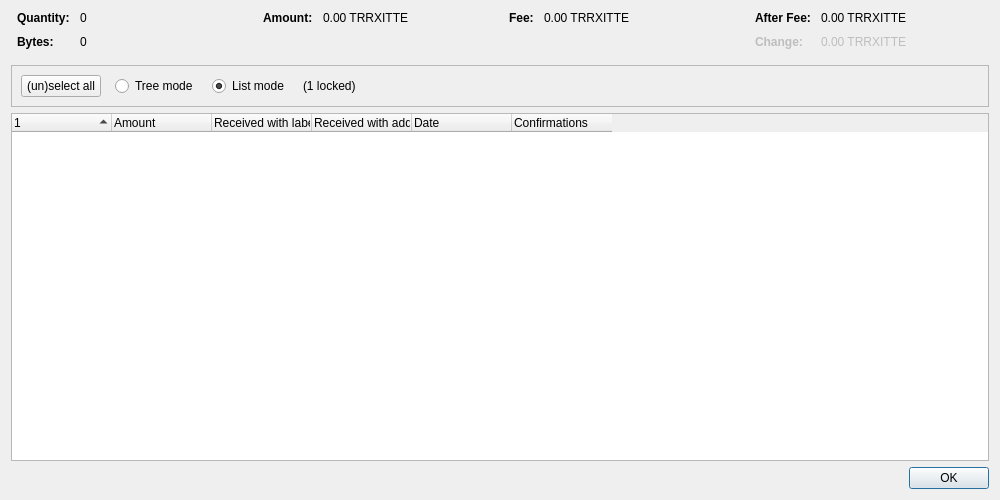
<?xml version="1.0" encoding="UTF-8"?>
<ui version="4.0">
 <class>CoinControlDialog</class>
 <widget class="QDialog" name="CoinControlDialog">
  <property name="geometry">
   <rect>
    <x>0</x>
    <y>0</y>
    <width>1000</width>
    <height>500</height>
   </rect>
  </property>
  <property name="windowTitle">
   <string>Coin Selection</string>
  </property>
  <layout class="QVBoxLayout" name="verticalLayout">
   <item>
    <layout class="QHBoxLayout" name="horizontalLayoutTop" stretch="0,0,0,0">
     <property name="topMargin">
      <number>0</number>
     </property>
     <property name="bottomMargin">
      <number>10</number>
     </property>
     <item>
      <layout class="QFormLayout" name="formLayoutCoinControl1">
       <property name="labelAlignment">
        <set>Qt::AlignLeft|Qt::AlignVCenter</set>
       </property>
       <property name="horizontalSpacing">
        <number>10</number>
       </property>
       <property name="verticalSpacing">
        <number>10</number>
       </property>
       <property name="leftMargin">
        <number>6</number>
       </property>
       <property name="rightMargin">
        <number>6</number>
       </property>
       <item row="0" column="0">
        <widget class="QLabel" name="labelCoinControlQuantityText">
         <property name="font">
          <font>
           <weight>75</weight>
           <bold>true</bold>
          </font>
         </property>
         <property name="text">
          <string>Quantity:</string>
         </property>
        </widget>
       </item>
       <item row="0" column="1">
        <widget class="QLabel" name="labelCoinControlQuantity">
         <property name="cursor">
          <cursorShape>IBeamCursor</cursorShape>
         </property>
         <property name="contextMenuPolicy">
          <enum>Qt::ActionsContextMenu</enum>
         </property>
         <property name="text">
          <string notr="true">0</string>
         </property>
         <property name="textInteractionFlags">
          <set>Qt::LinksAccessibleByMouse|Qt::TextSelectableByKeyboard|Qt::TextSelectableByMouse</set>
         </property>
        </widget>
       </item>
       <item row="1" column="0">
        <widget class="QLabel" name="labelCoinControlBytesText">
         <property name="font">
          <font>
           <weight>75</weight>
           <bold>true</bold>
          </font>
         </property>
         <property name="text">
          <string>Bytes:</string>
         </property>
        </widget>
       </item>
       <item row="1" column="1">
        <widget class="QLabel" name="labelCoinControlBytes">
         <property name="cursor">
          <cursorShape>IBeamCursor</cursorShape>
         </property>
         <property name="contextMenuPolicy">
          <enum>Qt::ActionsContextMenu</enum>
         </property>
         <property name="text">
          <string notr="true">0</string>
         </property>
         <property name="textInteractionFlags">
          <set>Qt::LinksAccessibleByMouse|Qt::TextSelectableByKeyboard|Qt::TextSelectableByMouse</set>
         </property>
        </widget>
       </item>
      </layout>
     </item>
     <item>
      <layout class="QFormLayout" name="formLayoutCoinControl2">
       <property name="horizontalSpacing">
        <number>10</number>
       </property>
       <property name="verticalSpacing">
        <number>10</number>
       </property>
       <property name="leftMargin">
        <number>6</number>
       </property>
       <property name="rightMargin">
        <number>6</number>
       </property>
       <item row="0" column="0">
        <widget class="QLabel" name="labelCoinControlAmountText">
         <property name="font">
          <font>
           <weight>75</weight>
           <bold>true</bold>
          </font>
         </property>
         <property name="text">
          <string>Amount:</string>
         </property>
        </widget>
       </item>
       <item row="0" column="1">
        <widget class="QLabel" name="labelCoinControlAmount">
         <property name="cursor">
          <cursorShape>IBeamCursor</cursorShape>
         </property>
         <property name="contextMenuPolicy">
          <enum>Qt::ActionsContextMenu</enum>
         </property>
         <property name="text">
          <string notr="true">0.00 TRRXITTE</string>
         </property>
         <property name="textInteractionFlags">
          <set>Qt::LinksAccessibleByMouse|Qt::TextSelectableByKeyboard|Qt::TextSelectableByMouse</set>
         </property>
        </widget>
       </item>
      </layout>
     </item>
     <item>
      <layout class="QFormLayout" name="formLayoutCoinControl3">
       <property name="horizontalSpacing">
        <number>10</number>
       </property>
       <property name="verticalSpacing">
        <number>10</number>
       </property>
       <property name="leftMargin">
        <number>6</number>
       </property>
       <property name="rightMargin">
        <number>6</number>
       </property>
       <item row="0" column="0">
        <widget class="QLabel" name="labelCoinControlFeeText">
         <property name="font">
          <font>
           <weight>75</weight>
           <bold>true</bold>
          </font>
         </property>
         <property name="text">
          <string>Fee:</string>
         </property>
        </widget>
       </item>
       <item row="0" column="1">
        <widget class="QLabel" name="labelCoinControlFee">
         <property name="cursor">
          <cursorShape>IBeamCursor</cursorShape>
         </property>
         <property name="contextMenuPolicy">
          <enum>Qt::ActionsContextMenu</enum>
         </property>
         <property name="text">
          <string notr="true">0.00 TRRXITTE</string>
         </property>
         <property name="textInteractionFlags">
          <set>Qt::LinksAccessibleByMouse|Qt::TextSelectableByKeyboard|Qt::TextSelectableByMouse</set>
         </property>
        </widget>
       </item>
      </layout>
     </item>
     <item>
      <layout class="QFormLayout" name="formLayoutCoinControl4">
       <property name="labelAlignment">
        <set>Qt::AlignLeft|Qt::AlignVCenter</set>
       </property>
       <property name="horizontalSpacing">
        <number>10</number>
       </property>
       <property name="verticalSpacing">
        <number>10</number>
       </property>
       <property name="leftMargin">
        <number>6</number>
       </property>
       <property name="rightMargin">
        <number>6</number>
       </property>
       <item row="0" column="0">
        <widget class="QLabel" name="labelCoinControlAfterFeeText">
         <property name="font">
          <font>
           <weight>75</weight>
           <bold>true</bold>
          </font>
         </property>
         <property name="text">
          <string>After Fee:</string>
         </property>
        </widget>
       </item>
       <item row="0" column="1">
        <widget class="QLabel" name="labelCoinControlAfterFee">
         <property name="cursor">
          <cursorShape>IBeamCursor</cursorShape>
         </property>
         <property name="contextMenuPolicy">
          <enum>Qt::ActionsContextMenu</enum>
         </property>
         <property name="text">
          <string notr="true">0.00 TRRXITTE</string>
         </property>
         <property name="textInteractionFlags">
          <set>Qt::LinksAccessibleByMouse|Qt::TextSelectableByKeyboard|Qt::TextSelectableByMouse</set>
         </property>
        </widget>
       </item>
       <item row="1" column="0">
        <widget class="QLabel" name="labelCoinControlChangeText">
         <property name="enabled">
          <bool>false</bool>
         </property>
         <property name="font">
          <font>
           <weight>75</weight>
           <bold>true</bold>
          </font>
         </property>
         <property name="text">
          <string>Change:</string>
         </property>
        </widget>
       </item>
       <item row="1" column="1">
        <widget class="QLabel" name="labelCoinControlChange">
         <property name="enabled">
          <bool>false</bool>
         </property>
         <property name="cursor">
          <cursorShape>IBeamCursor</cursorShape>
         </property>
         <property name="contextMenuPolicy">
          <enum>Qt::ActionsContextMenu</enum>
         </property>
         <property name="text">
          <string notr="true">0.00 TRRXITTE</string>
         </property>
         <property name="textInteractionFlags">
          <set>Qt::LinksAccessibleByMouse|Qt::TextSelectableByKeyboard|Qt::TextSelectableByMouse</set>
         </property>
        </widget>
       </item>
      </layout>
     </item>
    </layout>
   </item>
   <item>
    <widget class="QFrame" name="frame">
     <property name="minimumSize">
      <size>
       <width>0</width>
       <height>40</height>
      </size>
     </property>
     <property name="frameShape">
      <enum>QFrame::StyledPanel</enum>
     </property>
     <property name="frameShadow">
      <enum>QFrame::Sunken</enum>
     </property>
     <layout class="QHBoxLayout" name="horizontalLayout">
      <item>
       <layout class="QHBoxLayout" name="horizontalLayoutPanel" stretch="0,0,0,0,0">
        <property name="spacing">
         <number>14</number>
        </property>
        <item>
         <widget class="QPushButton" name="pushButtonSelectAll">
          <property name="sizePolicy">
           <sizepolicy hsizetype="Maximum" vsizetype="Fixed">
            <horstretch>0</horstretch>
            <verstretch>0</verstretch>
           </sizepolicy>
          </property>
          <property name="text">
           <string>(un)select all</string>
          </property>
          <property name="autoDefault">
           <bool>false</bool>
          </property>
         </widget>
        </item>
        <item>
         <widget class="QRadioButton" name="radioTreeMode">
          <property name="sizePolicy">
           <sizepolicy hsizetype="Maximum" vsizetype="Fixed">
            <horstretch>0</horstretch>
            <verstretch>0</verstretch>
           </sizepolicy>
          </property>
          <property name="text">
           <string>Tree mode</string>
          </property>
         </widget>
        </item>
        <item>
         <widget class="QRadioButton" name="radioListMode">
          <property name="sizePolicy">
           <sizepolicy hsizetype="Maximum" vsizetype="Fixed">
            <horstretch>0</horstretch>
            <verstretch>0</verstretch>
           </sizepolicy>
          </property>
          <property name="text">
           <string>List mode</string>
          </property>
          <property name="checked">
           <bool>true</bool>
          </property>
         </widget>
        </item>
        <item>
         <widget class="QLabel" name="labelLocked">
          <property name="text">
           <string notr="true">(1 locked)</string>
          </property>
         </widget>
        </item>
        <item>
         <spacer name="horizontalSpacer">
          <property name="orientation">
           <enum>Qt::Horizontal</enum>
          </property>
          <property name="sizeHint" stdset="0">
           <size>
            <width>40</width>
            <height>20</height>
           </size>
          </property>
         </spacer>
        </item>
       </layout>
      </item>
     </layout>
    </widget>
   </item>
   <item>
    <widget class="CoinControlTreeWidget" name="treeWidget">
     <property name="contextMenuPolicy">
      <enum>Qt::CustomContextMenu</enum>
     </property>
     <property name="sortingEnabled">
      <bool>false</bool>
     </property>
     <property name="columnCount">
      <number>6</number>
     </property>
     <attribute name="headerShowSortIndicator" stdset="0">
      <bool>true</bool>
     </attribute>
     <attribute name="headerStretchLastSection">
      <bool>false</bool>
     </attribute>
     <column>
      <property name="text">
       <string/>
      </property>
     </column>
     <column>
      <property name="text">
       <string>Amount</string>
      </property>
     </column>
     <column>
      <property name="text">
       <string>Received with label</string>
      </property>
     </column>
     <column>
      <property name="text">
       <string>Received with address</string>
      </property>
     </column>
     <column>
      <property name="text">
       <string>Date</string>
      </property>
     </column>
     <column>
      <property name="text">
       <string>Confirmations</string>
      </property>
      <property name="toolTip">
       <string>Confirmed</string>
      </property>
     </column>
     <column>
      <property name="text">
       <string/>
      </property>
     </column>
     <column>
      <property name="text">
       <string/>
      </property>
     </column>
     <column>
      <property name="text">
       <string/>
      </property>
     </column>
     <column>
      <property name="text">
       <string/>
      </property>
     </column>
    </widget>
   </item>
   <item>
    <widget class="QDialogButtonBox" name="buttonBox">
     <property name="orientation">
      <enum>Qt::Horizontal</enum>
     </property>
     <property name="standardButtons">
      <set>QDialogButtonBox::Ok</set>
     </property>
    </widget>
   </item>
  </layout>
 </widget>
 <customwidgets>
  <customwidget>
   <class>CoinControlTreeWidget</class>
   <extends>QTreeWidget</extends>
   <header>qt/coincontroltreewidget.h</header>
  </customwidget>
 </customwidgets>
 <resources/>
 <connections/>
</ui>
